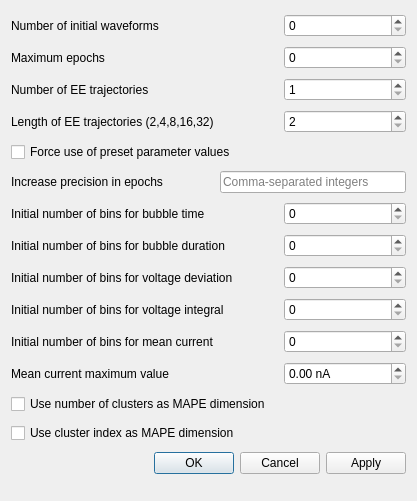
<?xml version="1.0" encoding="UTF-8"?>
<ui version="4.0">
 <class>WavegenDataDialog</class>
 <widget class="QDialog" name="WavegenDataDialog">
  <property name="geometry">
   <rect>
    <x>0</x>
    <y>0</y>
    <width>417</width>
    <height>501</height>
   </rect>
  </property>
  <property name="windowTitle">
   <string>Wavegen settings</string>
  </property>
  <layout class="QGridLayout" name="gridLayout">
   <item row="7" column="0" colspan="2">
    <widget class="QLabel" name="label_8">
     <property name="text">
      <string>Initial number of bins for bubble duration</string>
     </property>
    </widget>
   </item>
   <item row="2" column="2" colspan="2">
    <widget class="QSpinBox" name="nTrajectories">
     <property name="minimum">
      <number>1</number>
     </property>
    </widget>
   </item>
   <item row="10" column="0">
    <widget class="QLabel" name="label_14">
     <property name="text">
      <string>Initial number of bins for mean current</string>
     </property>
    </widget>
   </item>
   <item row="1" column="0">
    <widget class="QLabel" name="label_6">
     <property name="text">
      <string>Maximum epochs</string>
     </property>
    </widget>
   </item>
   <item row="12" column="0" colspan="4">
    <widget class="QCheckBox" name="mape_nClusters">
     <property name="text">
      <string>Use number of clusters as MAPE dimension</string>
     </property>
    </widget>
   </item>
   <item row="9" column="0" colspan="2">
    <widget class="QLabel" name="label_10">
     <property name="text">
      <string>Initial number of bins for voltage integral</string>
     </property>
    </widget>
   </item>
   <item row="9" column="2" colspan="2">
    <widget class="QSpinBox" name="nBinsVoltageIntegral">
     <property name="maximum">
      <number>10000000</number>
     </property>
    </widget>
   </item>
   <item row="5" column="1" colspan="3">
    <widget class="QLineEdit" name="precisionIncreaseEpochs">
     <property name="placeholderText">
      <string>Comma-separated integers</string>
     </property>
    </widget>
   </item>
   <item row="1" column="2" colspan="2">
    <widget class="QSpinBox" name="maxIterations">
     <property name="maximum">
      <number>10000000</number>
     </property>
    </widget>
   </item>
   <item row="5" column="0">
    <widget class="QLabel" name="label_5">
     <property name="text">
      <string>Increase precision in epochs</string>
     </property>
    </widget>
   </item>
   <item row="7" column="2" colspan="2">
    <widget class="QSpinBox" name="nBinsBubbleDuration">
     <property name="maximum">
      <number>10000000</number>
     </property>
    </widget>
   </item>
   <item row="6" column="2" colspan="2">
    <widget class="QSpinBox" name="nBinsBubbleTime">
     <property name="maximum">
      <number>10000000</number>
     </property>
    </widget>
   </item>
   <item row="10" column="2" colspan="2">
    <widget class="QSpinBox" name="nBinsMeanCurrent">
     <property name="maximum">
      <number>10000000</number>
     </property>
    </widget>
   </item>
   <item row="8" column="0" colspan="2">
    <widget class="QLabel" name="label_9">
     <property name="text">
      <string>Initial number of bins for voltage deviation</string>
     </property>
    </widget>
   </item>
   <item row="0" column="0">
    <widget class="QLabel" name="label_2">
     <property name="text">
      <string>Number of initial waveforms</string>
     </property>
    </widget>
   </item>
   <item row="6" column="0" colspan="2">
    <widget class="QLabel" name="label_7">
     <property name="text">
      <string>Initial number of bins for bubble time</string>
     </property>
    </widget>
   </item>
   <item row="11" column="0">
    <widget class="QLabel" name="label_23">
     <property name="text">
      <string>Mean current maximum value</string>
     </property>
    </widget>
   </item>
   <item row="2" column="0">
    <widget class="QLabel" name="label_21">
     <property name="text">
      <string>Number of EE trajectories</string>
     </property>
    </widget>
   </item>
   <item row="8" column="2" colspan="2">
    <widget class="QSpinBox" name="nBinsVoltageDeviation">
     <property name="maximum">
      <number>10000000</number>
     </property>
    </widget>
   </item>
   <item row="3" column="0">
    <widget class="QLabel" name="label_22">
     <property name="text">
      <string>Length of EE trajectories (2,4,8,16,32)</string>
     </property>
    </widget>
   </item>
   <item row="13" column="0" colspan="4">
    <widget class="QCheckBox" name="mape_clusterIndex">
     <property name="text">
      <string>Use cluster index as MAPE dimension</string>
     </property>
    </widget>
   </item>
   <item row="0" column="2" colspan="2">
    <widget class="QSpinBox" name="nInitialWaves">
     <property name="maximum">
      <number>10000000</number>
     </property>
    </widget>
   </item>
   <item row="11" column="2" colspan="2">
    <widget class="QDoubleSpinBox" name="meanCurrent_max">
     <property name="suffix">
      <string> nA</string>
     </property>
     <property name="maximum">
      <double>1000000.000000000000000</double>
     </property>
    </widget>
   </item>
   <item row="4" column="0" colspan="4">
    <widget class="QCheckBox" name="useBaseParameters">
     <property name="text">
      <string>Force use of preset parameter values</string>
     </property>
    </widget>
   </item>
   <item row="3" column="2" colspan="2">
    <widget class="QSpinBox" name="trajectoryLength">
     <property name="minimum">
      <number>2</number>
     </property>
     <property name="maximum">
      <number>32</number>
     </property>
    </widget>
   </item>
   <item row="19" column="0" colspan="4">
    <widget class="QDialogButtonBox" name="buttonBox">
     <property name="orientation">
      <enum>Qt::Horizontal</enum>
     </property>
     <property name="standardButtons">
      <set>QDialogButtonBox::Apply|QDialogButtonBox::Cancel|QDialogButtonBox::Ok</set>
     </property>
    </widget>
   </item>
  </layout>
 </widget>
 <resources/>
 <connections>
  <connection>
   <sender>buttonBox</sender>
   <signal>accepted()</signal>
   <receiver>WavegenDataDialog</receiver>
   <slot>accept()</slot>
   <hints>
    <hint type="sourcelabel">
     <x>248</x>
     <y>254</y>
    </hint>
    <hint type="destinationlabel">
     <x>157</x>
     <y>274</y>
    </hint>
   </hints>
  </connection>
  <connection>
   <sender>buttonBox</sender>
   <signal>rejected()</signal>
   <receiver>WavegenDataDialog</receiver>
   <slot>reject()</slot>
   <hints>
    <hint type="sourcelabel">
     <x>316</x>
     <y>260</y>
    </hint>
    <hint type="destinationlabel">
     <x>286</x>
     <y>274</y>
    </hint>
   </hints>
  </connection>
 </connections>
</ui>
